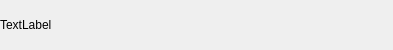
<?xml version="1.0" encoding="UTF-8"?>
<ui version="4.0">
 <class>_widget_top</class>
 <widget class="QWidget" name="_widget_top">
  <property name="geometry">
   <rect>
    <x>0</x>
    <y>0</y>
    <width>393</width>
    <height>50</height>
   </rect>
  </property>
  <property name="minimumSize">
   <size>
    <width>300</width>
    <height>20</height>
   </size>
  </property>
  <property name="windowTitle">
   <string>Param string</string>
  </property>
  <layout class="QVBoxLayout" name="verticalLayout">
   <property name="margin">
    <number>0</number>
   </property>
   <item>
    <layout class="QHBoxLayout" name="_layout_h" stretch="0,0">
     <item>
      <widget class="QLabel" name="_paramname_label">
       <property name="text">
        <string>TextLabel</string>
       </property>
      </widget>
     </item>
    </layout>
   </item>
  </layout>
 </widget>
 <resources/>
 <connections/>
</ui>
